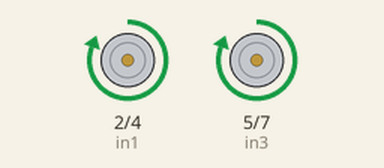
Simulated run of this sketch. Board: Arduino Uno, built with avr-gcc and run on an emulated ATmega328P. Shown: motor-driver pin pairs drawn as motors (green arrow = first pin HIGH = forward, orange = second pin HIGH = backward, longer = more drive, scaled by the enable pin).

Above: at 0.7 s.
At 2.2 s:
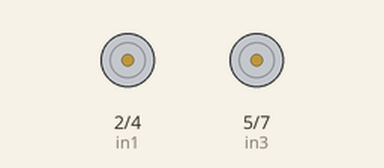
At 3.7 s:
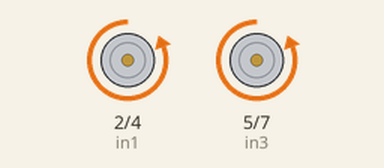
Timing chart, 0 to 10.7 s (numbered marks = the images above):
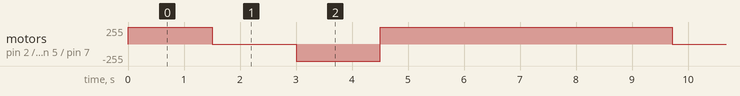

Measured:
- by itself, motor on pin 2 (in1) / pin 4 (in2), motor on pin 5 (in3) / pin 7 (in4): repeats every 8.2 s: stopped 1.5 s, backward 255/255 1.5 s, forward 255/255 5.2 s

The sketch:

ARCHIVED_UNO_motor_code.ino
```cpp
// This code was the motor code written on Arduino Uno board. But now we use ESP instead

int in1 = 2;
int in2 = 4;
int enA = 3;

int in3 = 5;
int in4 = 7;
int enB = 6;

void setup() {
 // Serial.begin(115200);
 // while (!Serial){
 //  ;
 // }
  pinMode(enA, OUTPUT);
  pinMode(in1, OUTPUT);
  pinMode(in2, OUTPUT);
  pinMode(enB, OUTPUT);
  pinMode(in3, OUTPUT);
  pinMode(in4, OUTPUT);

}

// char uart_receive;

void loop() {

//  if (Serial.available()){
//    uart_receive = char(Serial.read());
//  }
//  Serial.println("Msg received: ");
//  Serial.println(uart_receive);
//
//  delay(2000);

 // if (Serial.available())
 //{
    moveForward();
    stop();
    moveBackward();
    moveForward();
 // }

  delay(2212);
}

void moveForward(){
  Serial.println("move forward");
  digitalWrite(in1, HIGH);  //move forwards for 1.5 secs
  digitalWrite(in2, LOW);
  digitalWrite(in3, HIGH);
  digitalWrite(in4, LOW);
  digitalWrite(enA, 100);
  digitalWrite(enB, 100);
  delay(1500);
}

void moveBackward(){
  Serial.println("move backwards");
  digitalWrite(in1, LOW);  //moves backward for 1.5 sec
  digitalWrite(in2, HIGH);
  digitalWrite(in3, LOW);
  digitalWrite(in4, HIGH);
  digitalWrite(enA, 100);
  digitalWrite(enB, 100);
  delay(1500);
}

void stop(){
  Serial.println("Stops");
  digitalWrite(in1, LOW); //stops for 1.5 secs
  digitalWrite(in2, LOW);
  digitalWrite(in3, LOW);
  digitalWrite(in4, LOW);
  digitalWrite(enA, 0);
  digitalWrite(enB, 0);
  delay(1500);
}
```
